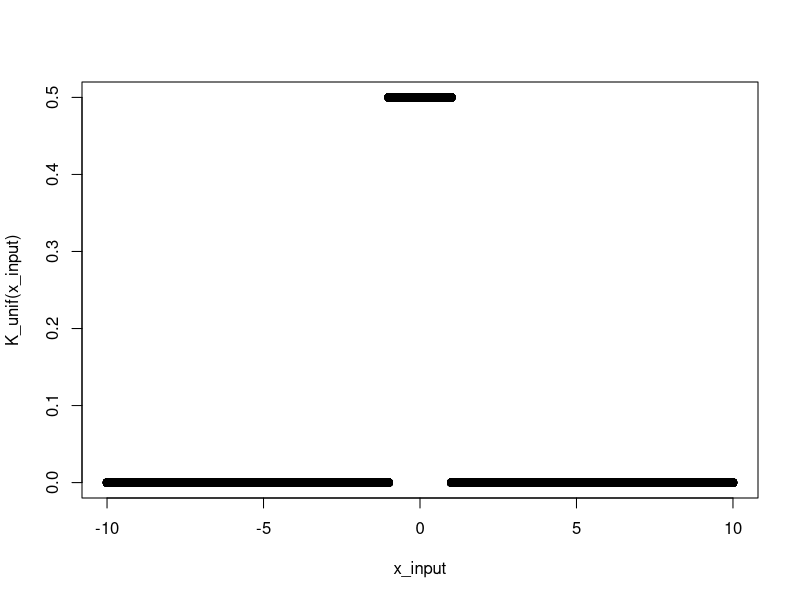
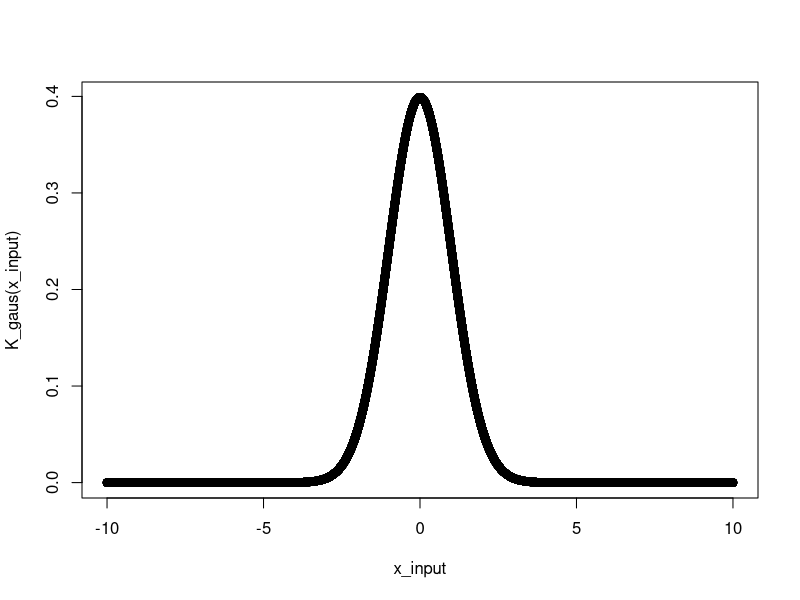

Write R code to recreate these figures, in order.
#----------------------------------------------general kernel helper functions -----------------------------------#
simulate_noisy_data = function(x,v,f){
  #generate noisy normal data for function f and values x with variance v.
  #inputs: 
  #    x is a vector of n values
  #    v is the variance of desired noise
  #    f is a nonlinear function
  #output: 
  #return function f(x) + e  where e is random normal noise
  n = length(x)
  e = rnorm(n,0,sqrt(v))
  #data = f(x)
  #noisy_data = data + e
  #return(noisy_data)
  return(y = f(x)+e)
}

linear_smoother = function(x,y,x_str,h=1,K){
  #linear smoothing function for kernel regression.
  #inputs:
  #     x = a scalar or vector of regression covariates.
  #  		x_star = scalar or vector of new x values for prediction.
  #			h = a positive bandwidth.
  #			K = a kernel function.  Default is set to Gaussian kernel.
  #output:	yhat = a scalar or vector of smoothed x values.
  
  yhat=0
  for (i in 1:length(x_str)){
    w = (1/h) * K((x-x_str[i])/h) #calculate weights from weighting function (pg 3 of ex 3)
    w = w / sum(w)				     	 #normalize so they sum to 1
    yhat[i] = t(w) %*% y         #equivalent to crossprod(w,y) , which equivalent to sum_{i=1}^n{w(x_i,x_st) * y_i} 
  }
  return(yhat)	
}

K_unif = function(x){
  #Uniform kernel.
  #inputs:  vector of x values.
  #output:	vector of uniform smoothed x values. 
  return(.5 * ifelse(abs(x)<=1,rep(1,length(x)),rep(0,length(x))))
}



K_gaus = function(x){
  #standard Gaussian kernel.
  #input:	  vector of x values.
  #output:	vector of gaussian smoothed x values.
  return(( 1 / sqrt(2*pi)) * exp(-x^2/2))
}

###########################
#A kernel function K(x) is a smooth function satisyfing
#1) integral of K(x) over the reals is one
#2) integral of xK(x) over the reals is zero
#3) integral of x^2 K(x) over the reals is positive

###########################
#LOOKING AT UNIFORM KERNAL
###########################
#x_input <- rnorm(n = 100, mean = 0, sd = 1)
x_input <- seq(-10,10,length.out = 100001)
plot(x_input,K_unif(x_input))

#1) Integral of K(x) = 1
integrate(K_unif,lower = -Inf, upper = Inf)  #1 with absolute error < 4.2e-11
#or
sum(.0002 * K_unif(x_input))  #1.0001  ( .0002 is size of every bin)

#2) integral of xK(x) = 0
sum(.0002 * x_input * K_unif(x_input))    #4.817246e-16

#3) integral of x^2 K(x) over the reals is positive  .33333
sum(.0002 * x_input^2 * K_unif(x_input))

###########################
#LOOKING AT GAUSSIAN KERNAL
###########################
x_input <- seq(-10,10,length.out = 100001)
plot(x_input,K_gaus(x_input))

#1) Integral of K(x) = 1
integrate(K_gaus,lower = -Inf, upper = Inf)  #1 with absolute error < 9.4e-05
#or
sum(.0002 * K_gaus(x_input))  #1

#2) integral of xK(x) = 0
sum(.0002 * x_input * K_gaus(x_input))    #7.475462e-19

#3) integral of x^2 K(x) over the reals is positive  ..1
sum(.0002 * x_input^2 * K_gaus(x_input))


fit_and_predict_with_linear_smoother <- function(training_data, testing_data, kernel_f=K_gaus, hval=0, h_vec=0){
  #Learn on TRAINING DATA
  x = training_data[,1]
  y = training_data[,2]
  
  #Predict on Test Data
  x_str = testing_data[,1]                #estimate function value at these points  
  y_str = testing_data[,2]
  
  if(hval == 0){
    #TUNE TO FIND OPTIMAL H FOR given kernel_f 
    #from candidate h values bandwidths to choose from in h_vec,
    fhat_str_mat = matrix(rep(0,length(h_vec) * length(x_str)),
                          nrow = length(h_vec), ncol = length(x_str))  #store fhat_str
    
    pred_err_test = rep(0,length(h_vec))
    
    #fit on specified choices of h
    for (i in 1:length(h_vec)){
      fhat_str_mat[i,] = linear_smoother(x,y,x_str,h=h_vec[i],K=kernel_f)
      pred_err_test[i] = sum(fhat_str_mat[i,] - y_str)^2 / (length(y_str))
    }
    optimal_h = h_vec[which.min(pred_err_test)]
    
    #return estimated functions and the realized prediction error on the testing data for each value of h.
    return( list(H=h_vec,fhat=fhat_str_mat,pred_err=pred_err_test,opt_h=optimal_h))
  }
  else{
    #Here we are given a single bandwidth and just need to evaluate for it
    #Calculate predicted points for test data set, and prediction error.
    yhat = linear_smoother(x,y,x_str,hval,kernel_f)
    pred_err_test = sum(yhat-y_str)^2 / (length(x))
    return(list(yhat=yhat, pred_err_test = pred_err_test))
  }  
}



eval_loocv = function(x,y,K=K_gauss,h){
  #Function to use leave one out cross validation to evaulate for a given bandwidth h 
  #data set x,y and kernel K (default to gaussian ) with linear smoother.
  #
  #outputs prediction error for data (loocv_pred_err)
  #  	 and predicted values for data's x vals (yhat)
  
  #Hat 'smoothing matrix'.  {H_ij} = 1/h * K((xi-xj*)/h)
  Hat = matrix(0,nrow=length(x),ncol=length(x)) 
  for (i in 1:length(x)){			                   
    for (j in 1:length(x)){	                    
      Hat[i,j] = (1/h) * K((x[j] - x[i])/h)	
    } 	    
    Hat[i,] = Hat[i,] / sum(Hat[i,])                 #Normalize weights so each row sums to one
  }
  yhat = Hat %*% y                                   #Calculate predicted values.  
  loocv_pred_err = sum(((y-yhat)/(1-diag(Hat)))^2)   #Calculate loocv prediction error. Exercise 3, Pg 4
  
  return(list(yhat=yhat,loocv_err=loocv_pred_err))	
}


local_linear_smoother = function(x,y,x_str,h,K=K_gaus,D=1){
  # Smoothing function for local linear regression on data x,y 
  # for prediction on points x_str for given bandwidth h, kernel K.  #see pg 5 exercises 3
  # outputs  yhat = a scalar or vector of smoothed x values.
  
  n = length(x)                                  #number of observations
  yhat = rep(0,length(x_str))                    #vector of yhats to return
  
  #get var for 
  Hat = matrix(0,nrow=length(x),ncol=length(x)) 
  for (i in 1:length(x)){  		                   
    for (j in 1:length(x)){	                    
      Hat[i,j] = (1/h) * K((x[j] - x[i])/h)	
    } 	    
    Hat[i,] = Hat[i,] / sum(Hat[i,])                 #Normalize weights so each row sums to one
  }
  
  
  for (b in 1:length(x_str)){
    s1 = sum( K((x_str[b]-x)/h) * (x-x_str[b]) )
    s2 = sum( K((x_str[b]-x)/h) * (x-x_str[b])^2 )
    w = K((x_str[b]-x)/h) * (s2 - (x-x_str[b])*s1)        
    yhat[b] = crossprod(w,y) / sum(w)                # sum( w_i y_i ) / sum( w_i)
  }
  
  
  
  return(list(yhat=yhat,H=Hat))
}



local_poly_smoother = function(x,y,x_str,h,K=K_gaus,D=1){
  # Smoothing function for local polynomial regression with inputs.
  #     x covariates.
  #  		x_str  x values for prediction.
  #			h positive bandwidth.
  #			K kernel function.  Default is set to Gaussian kernel.
  #			D degree of polynomial.  Default = 1.
  # outputs	yhat = a scalar or vector of smoothed x values.
  
  n = length(x)	                                    #For i indices.
  yhat = rep(0,length(x_str))	                      #To store function outputs.
  weights.mat = matrix(0,nrow=n,ncol=length(x_str)) #To hold weights for each x-str.
  ahat = matrix(0,ncol=length(x_str),nrow=D+1)
  Hat = matrix(0,length(x_str),n)	                  #Store H.. Consists of row 1 of R times each xstar intercept element.
  
  for (b in 1:length(x_str)){	           #cycle through points to predict
    xstr.i = x_str[b]                    
    W = diag( (1/h) * K((x-xstr.i)/h) )  #Calculate (nxn) weights matrix W with given kernel.
    R = matrix(0,nrow=n,ncol=D+1)        #Set up R matrix.  {R_ij} = (x_i-x)^j for j in 1...D+1.
    
    for (i in 1:n){
      for (j in 1:(D+1)){
        R[i,j] = (x[i]-xstr.i)^(j-1)
      }
    }
    
    RtW = t(R) %*% W                            #Precache t(R) %*% W.
    ahat.xstr = solve(RtW %*% R) %*% RtW %*% y  #Calculate ahat.
    Hat[b,] = (solve(RtW %*% R) %*% RtW)[1,]    #Calculate hat matrix. First row of ahat.xstr, without y.
    yhat[b] = ahat.xstr[1]                      #Estimated function value for point b
    ahat[,b] = ahat.xstr	                      #Save ahat parameters for each x_star.
  }
  return(list(yhat=yhat,weights=weights.mat,ahat=ahat,Hat = Hat))
}

eval_local_poly_loocv = function(x,y,K=K_gaus,h,D){
  #Function to use leave one out cross validation to tune for a given bandwidths h_vec 
  #for data set and kernel K (default to gaussian ) for local polynomial smoother. 
  #if D=1, you are effectively using a local linear smoother
  #
  #outputs prediction error for data (loocv_pred_err)
  #  	 and predicted values for data's x vals (yhat)
  
  x_str = x      #use existing x's as target points for LOOCV.
  
  #Call local_linear_smoother function to obtain yhat for each x point.
  output = local_poly_smoother(x,y,x_str,h,K,D)
  yhat = output$yhat
  Hat = output$Hat
  Hii = diag(Hat)

  loocv_err = sum(((y-yhat)/(1-Hii))^2) #Calculate loocv prediction error.
  
  return(list(yhat=yhat,loocv_err=loocv_err))
}



gaussian_process = function(x,mu,cov.fun,hyperparams){
  #-------------------------------------------------------------
  #Generates realizations from the Gaussian Process 
  #			with mean mu and covariance matrix.	
  #-------------------------------------------------------------
  #in	
  #     x = vector (x1,...,xn) on unit interval [0,1] (2-d for Part F)
  #			params = vector(b,tau1.sq,tau2.sq) of 3 hyperparameters
  #			mu = vector of means, length n.
  #			cov.fun = covariance matrix function.
 	#out
  #fx = vector of realizations from gaussian process.
  #-------------------------------------------------------------
  
  covmatrix = make.covmatrix(x,x,cov.fun,hyperparams)
  
  #Generate realizations f(x1)...f(xn).
  #Require the mvtnorm package for random normal generation.
  require(mvtnorm)
  fx = rmvnorm(1,mu,covmatrix,method="chol")   #use cholesky
  return(fx)
}


gp.predict = function(x,y,x.new,cov.fun,params,sig2=0){
  #	Generates predictions from the noisy Gaussian Process with specified mean and covariance matrix.
  #			Model: y = f(x) + e, with e ~ N(0,sig2*I)
  #
  #INPUTS: 	x = vector (x1,...,xn) 
  #			y = observed GP values at each x.  Can be noisy, or not.
  #			params = vector(b,tau1.sq,tau2.sq) of 3 hyperparameters,
  #				where:
  #				b = length (of period)
  #				tau1.sq = variance of function
  #				tau2.sq = noise
  #			cov.fun = covariance matrix function.
  #			sig2 = variance for noise. 0 predicts for a non-noisy GP.
  #-------------------------------------------------------------
  #OUTPUTS:	post.mean = Posterior mean E(f.new|y) 
  #			post.var = Posterior variance Var(f.new|y)
  #-------------------------------------------------------------
  if(class(x)=='matrix'){
    n = nrow(x)
    n.new = nrow(x.new)
  }else{	
    n = length(x)
    n.new = length(x.new)
  }
  
  #Set up partitioned cov matrices.   
  C  = make.covmatrix(x,x,cov.fun, hyperparams=params)                  
  Cx	= make.covmatrix(x,x.new,cov.fun,hyperparams=params)            
  CxT	= t(Cx)                                          
  Cxx	= make.covmatrix(x.new,x.new,cov.fun, hyperparams=params)        
  
  #Add noise matrix.  (Will be zeros if sig2=0.)
  noise = sig2 * diag(n)                               #n x n
  
  #Calculate posterior means and vars for each predicted value.
  invC_with_noise = solve(C + noise)                       # n x n
  
  CxT_dot_invCn = CxT %*% invC_with_noise                  # n x n %*% n x n = n x n
  post.mean = as.vector(CxT_dot_invCn %*% y )                         # (  n x n %*% n x n %*% n x 1 ) = n x 1    
  post.var = diag( Cxx - Cx %*% invC_with_noise %*% CxT )
  
  return(list(post.mean=post.mean,post.var=post.var))	
}

gp.logl.y = function(x,y,mu,cov.fun,params,sig2=0){
  # Generates values of the marginal log-likelihood p(y)  
  # from a noisy Gaussian Process  with specified mean and covariance matrix.
  #			Model: y = f(x) + e, with e ~ N(0,sig2*I)
  #			Marginal of y: multivariate N(0,sig2I + C)
  #			Logl of Marginal of y: 

  #OUTPUTS:	marg.logl = marginal loglikelihood of y (given x, params)
  require(mvtnorm)
  n = length(mu)
  
  #Build covariance matrix.
  C	= cov.fun(x,x,hyperparams=params)
  sig2I = sig2 * diag(n)
  
  #Calculate and return marginal log-likelihood for y.
  marg.logl = dmvnorm(y,mu,sig2I + C,log=T)
  return(marg.logl)
}



l2norm = function(x){
  #Calculates the Euclidean (l2) norm for a vector x
  # == square root of sum of squares of x
  return(norm=sqrt(sum(x^2)))
}

cov.se = function(x.i,x.j,hyperparams){
  #Computes the (i,j) element for squared exponential cov matrix.
  #INPUTS:	x.i, x.j = two points from two vectors in same space.
  #			      params = vector(b,tau1.sq,tau2.sq) of 3 hyperparameters,
  #OUTPUT:	cov = (i,j) element for squared exponential cov matrix.
  b = hyperparams[1]
  tau1.sq = hyperparams[2]
  tau2.sq = hyperparams[3]
  kd = function(a,b) (a==b)    #Kronecker delta function.
  ed = l2norm(x.i-x.j)         #Euclidean distance for x.i, x.j.
  cov = tau1.sq * exp(-.5 * (ed/b)^2) + tau2.sq * kd(x.i,x.j)	
  return(cov)	
}	

cov.se.2d = function(x.i,x.j,hyperparams){
  #Squared Exponential Covariance Function (non-isotropic distance)
  #			for 2-d x and y matrices.  (Each x, y is a pair of coordinates.)
  #
  #INPUTS:	x,y = two matrices containing pairs of coordinates as rows.
  #			kappa = vector(b1,b2,tau1.sq,tau2.sq) of 4 hyperparameters,
  #				b1,b2 		= length (of period) for each dimension
  #				tau1.sq = variance of function
  #				tau2.sq = noise
  #
  #OUTPUT:	The squared exponential covariance matrix.
  #-------------------------------------------------------------
  b1 = hyperparams[1]
  b2 = hyperparams[2]
  tau1.sq = hyperparams[3]
  tau2.sq = hyperparams[4]
  
  kd = function(a,b){ res = (a==b); return( res[,1] == res[,2])}    #Kronecker delta function for 2-d
  dist = ((x.i[,1] - x.j[,1])/b1)^2 + ((x.i[,2] - x.j[,2])/b2)^2 
  cov = tau1.sq * exp(-.5 * dist ) + tau2.sq * kd(x.i,x.j)
  
  return(cov)	
}	

cov.m52 = function(x.i,x.j,hyperparams){
  #return	cov = (i,j) element for Matern 5/2 cov matrix.
  b = hyperparams[1]
  tau1.sq = hyperparams[2]
  tau2.sq = hyperparams[3]
  kd = function(a,b) (a==b)  #Kronecker delta function.
  ed = l2norm(x.i-x.j)       #Euclidean distance for x.i, x.j.
  cov = tau1.sq * ( 1 + (sqrt(5)*ed / b) + (5/3 * (ed/b)^2)) * exp(-sqrt(5) * ed / b)  + tau2.sq * kd(x.i,x.j)
  return(cov)	
} 

library(stringr)
make.covmatrix = function(x,y,cov.fun,hyperparams=NA){
  #Assemble covariance matrix for a Gaussian Process w specified cov. function.
  #			params = vector(b,tau1.sq,tau2.sq) of 3 hyperparameters,
  if(ncol(x) == 2){
    n1 = nrow(x)
    n2 = nrow(y)
  }
  else{
    n1 = length(x)
    n2 = length(y)
  }
  
  covmatrix = matrix(nrow=n1,ncol=n2)
  for (i in 1:n1){
    for (j in 1:n2){ 
      if(ncol(x) == 2){
        #print(str_c("i: ",i," and j:", j))
        covmatrix[i,j] = cov.fun(matrix(x[i,1:2],ncol=2),matrix(y[j],ncol=2),hyperparams) 
      }
      else{
        covmatrix[i,j] = cov.fun(x[i],y[j],hyperparams) 
      }
    }
  }
  return(covmatrix)
}